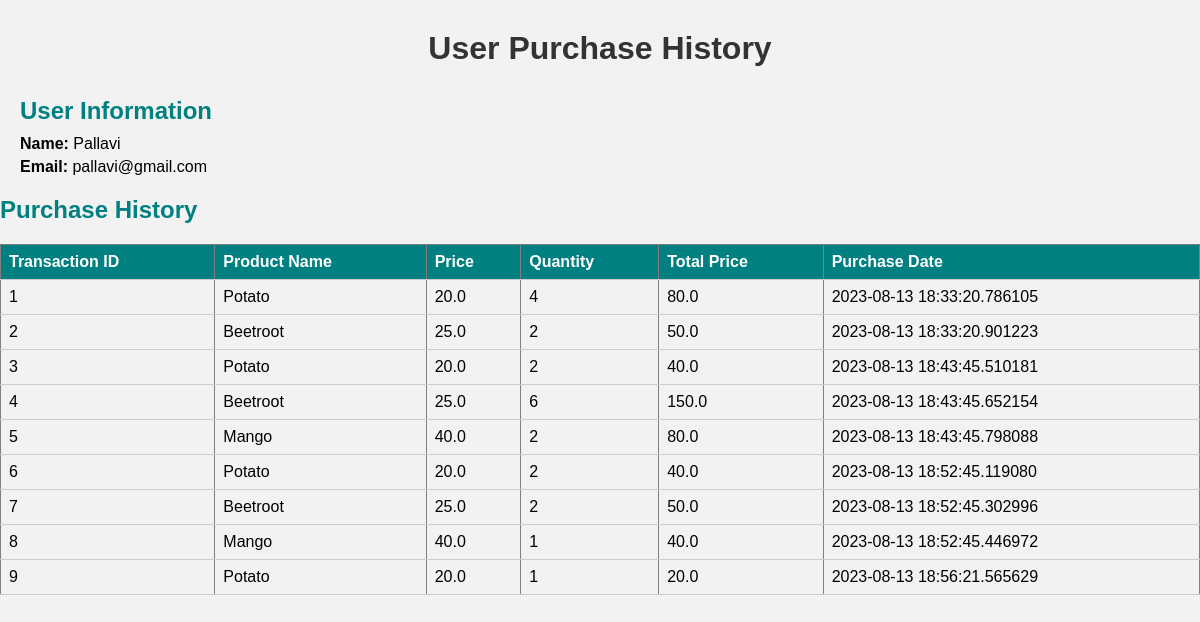
Screenshot of /profile/1 (signed in) with the database file from the repository.
### models.py (models this page shows, shortened)
class User(db.Model,UserMixin):
    id = db.Column(db.Integer, primary_key=True)
    name = db.Column(db.String(100), unique=True, nullable=False)
    email = db.Column(db.String(120), unique=True, nullable=False)
    password = db.Column(db.String(100), nullable=False)

class CartItem(db.Model):
    id = db.Column(db.Integer, primary_key=True)
    user_id = db.Column(db.Integer, db.ForeignKey('user.id'), nullable=False)
    product_id = db.Column(db.Integer, db.ForeignKey('product.id'), nullable=False)
    quantity = db.Column(db.Integer, default=1)
    bought = db.Column(db.Boolean, default=False)
    T_time = db.Column(db.DateTime, nullable=True, default=datetime.utcnow)
    user = db.relationship('User', backref='cart_items')
    product = db.relationship('Product', backref='cart_items')

class Product(db.Model):
    id = db.Column(db.Integer, primary_key=True)
    product_name = db.Column(db.String(200), nullable=False, unique=True)
    price = db.Column(db.Float, nullable=False)
    manufacture_date = db.Column(db.Date, nullable=False)
    expiry_date = db.Column(db.Date, nullable=False)
    quantity = db.Column(db.Integer, default=1)
    image_link = db.Column(db.String(200))
    category_id = db.Column(db.Integer, db.ForeignKey('category.id'))
    category = db.relationship('Category', back_populates='products')

### app.py (the view)
@app.route('/profile/<user_id>',methods=['GET','POST'])
@login_required
def profile(user_id):
    user_id = current_user
    return render_template("profile.html",user=user_id)

### app.py (called while the page is built)
@login_manager.user_loader
def load_user(user_id):
    return User.query.get(int(user_id))

### templates/profile.html (shortened to what this page needs)
<!DOCTYPE html>
<html>
<head>
</head>
<body>
    <h1>User Purchase History</h1>
    <div style="margin-left: 20px;">
        <h2>User Information</h2>
        <p><strong>Name:</strong> {{ user.name }}</p>
        <p><strong>Email:</strong> {{ user.email }}</p>
    </div>
    <h2>Purchase History</h2>
    <table border="1">
        <tr>
            <th>Transaction ID</th>
            <th>Product Name</th>
            <th>Price</th>
            <th>Quantity</th>
            <th>Total Price</th>
            <th>Purchase Date</th>
        </tr>
        {% for cart_item in user.cart_items %}
        {% if cart_item.bought %}
        <tr>
            <td>{{ cart_item.id }}</td>
            <td>{{ cart_item.product.product_name }}</td>
            <td>{{ cart_item.product.price }}</td>
            <td>{{ cart_item.quantity }}</td>
            <td>{{ cart_item.product.price * cart_item.quantity }}</td>
            <td>{{ cart_item.T_time }}</td>
        </tr>
        {% endif %}
        {% endfor %}
    </table>
</body>
</html>

### templates/profile.html (style rules this page uses)
body { font-family: Arial, sans-serif; background-color: #f2f2f2; margin: 0; padding: 0; }
h1 { text-align: center; margin: 30px 0; color: #333; }
h2 { margin-bottom: 10px; color: #008080; }
p { margin: 5px 0; }
table { width: 100%; border-collapse: collapse; margin-top: 20px; }
th, td { padding: 8px; text-align: left; border-bottom: 1px solid #ccc; }
th { background-color: #008080; color: #fff; }
tr:nth-child(even) { background-color: #f2f2f2; }

### rows the page displays
User: name "Pallavi", email "pallavi@gmail.com"
CartItem: id "1", product.product_name "Potato", product.price "20.0", quantity "4", cart_item.product.price*cart_item.quantity "80.0", T_time "2023-08-13 18:33:20.786105"
CartItem: id "2", product.product_name "Beetroot", product.price "25.0", quantity "2", cart_item.product.price*cart_item.quantity "50.0", T_time "2023-08-13 18:33:20.901223"
CartItem: id "3", product.product_name "Potato", product.price "20.0", quantity "2", cart_item.product.price*cart_item.quantity "40.0", T_time "2023-08-13 18:43:45.510181"
CartItem: id "4", product.product_name "Beetroot", product.price "25.0", quantity "6", cart_item.product.price*cart_item.quantity "150.0", T_time "2023-08-13 18:43:45.652154"
CartItem: id "5", product.product_name "Mango", product.price "40.0", quantity "2", cart_item.product.price*cart_item.quantity "80.0", T_time "2023-08-13 18:43:45.798088"
CartItem: id "6", product.product_name "Potato", product.price "20.0", quantity "2", cart_item.product.price*cart_item.quantity "40.0", T_time "2023-08-13 18:52:45.119080"
CartItem: id "7", product.product_name "Beetroot", product.price "25.0", quantity "2", cart_item.product.price*cart_item.quantity "50.0", T_time "2023-08-13 18:52:45.302996"
CartItem: id "8", product.product_name "Mango", product.price "40.0", quantity "1", cart_item.product.price*cart_item.quantity "40.0", T_time "2023-08-13 18:52:45.446972"
CartItem: id "9", product.product_name "Potato", product.price "20.0", quantity "1", cart_item.product.price*cart_item.quantity "20.0", T_time "2023-08-13 18:56:21.565629"
